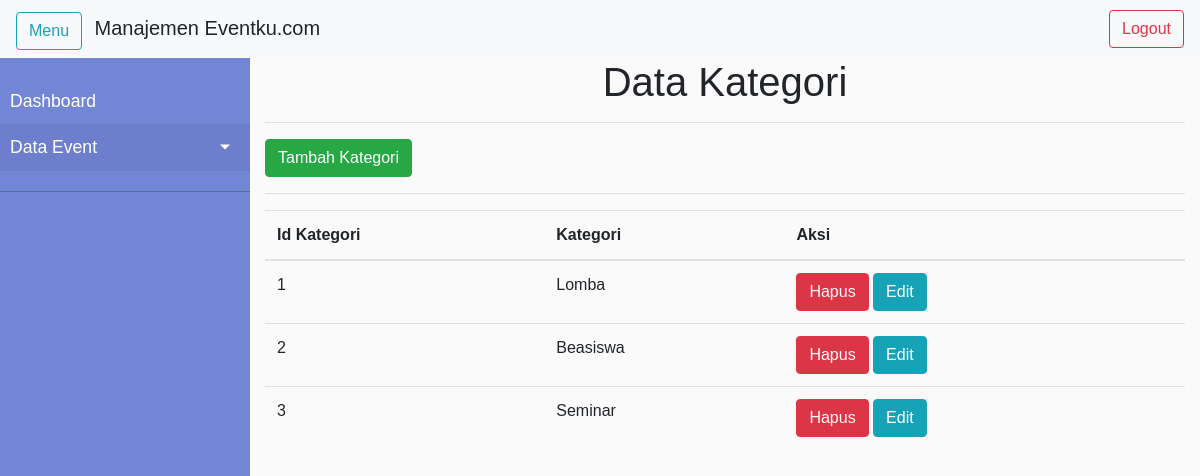
Screenshot of /admin/page/data_kategori.php (signed in) with the database file from the repository.
### tables this page shows
CREATE TABLE `kategori` (
  `id_kategori` int(8) NOT NULL,
  `kategori` varchar(16) NOT NULL
);

### admin/page/data_kategori.php (the view, shortened to what this page needs)
<?php
include '../template/header.php';
include '../template/navbar.php';
include '../template/sidebar.php';
?>
<div class="container">
        <h1 class="text-center">Data Kategori</h1>
        <hr>
        <div class="streaming-table">
           <a href="#" data-toggle="modal" data-target=".tambah" class="btn btn-success"> Tambah Kategori</a>
        </div>
            <hr>
        <table class="table table-hovered">
            <thead>
                <th>Id Kategori</th>
                <th>Kategori</th>
                <th>Aksi</th>
            </thead>
            <tbody>
                <?php
                include '../../config/proses.php';
                $sql = "SELECT * FROM kategori";
                $result = mysqli_query($konek, $sql);
                while ($row = mysqli_fetch_assoc($result)) {
                    ?>
                    <tr>
                        <td><?php echo $row['id_kategori'] ?></td>
                        <td><?php echo $row['kategori'] ?></td>
                        <td>
                        <a href="" data-toggle="modal" data-target=".hapus" data-id="<?php echo $row['id_kategori'] ?>"
                                                                            data-kategori="<?php echo $row['kategori'] ?>"
                                                                            class="btn btn-danger btn-hapus">Hapus</a>
                        <a href="" data-toggle="modal" data-target=".edit"  data-id="<?php echo $row['id_kategori'] ?>"
                                                                            data-kategori="<?php echo $row['kategori'] ?>"
                                                                            class="btn btn-info btn-edit">Edit</a>
                        </td>
                    </tr>
                <?php
            } ?>
            </tbody>
        </table>
</div>
<?php
include '../template/footer.php';
?>

### assets/css/style.css (style rules this page uses)
body { font-family: 'Poppins', sans-serif; background: #fafafa; }
a, a:hover, a:focus { color: inherit; text-decoration: none; transition: all 0.3s; }

### rows the page displays
kategori: id_kategori "1", kategori "Lomba"
kategori: id_kategori "2", kategori "Beasiswa"
kategori: id_kategori "3", kategori "Seminar"
